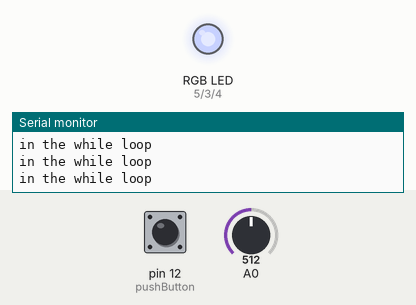
Simulated run of this sketch. Board: Arduino Uno, built with avr-gcc and run on an emulated ATmega328P. Parts: an RGB LED mixed from three pins (HIGH = lit), the last lines printed to the serial monitor. Inputs (shaded band) come from the test bench; at power-on: A0 = 512, pin 12 (pushButton) LOW. Dim RGB values are drawn brighter than linear; random numbers use the default seed unless the sketch sets one.

Above: at 1.3 s.
1.4 s: A0 set to 0
At 2.9 s:
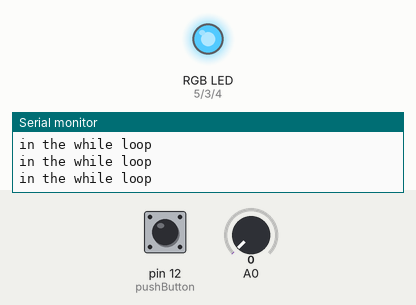
4.5 s: A0 set to 20
6.0 s: pin 12 (pushButton) pulled HIGH for 3.2 s
At 10.1 s:
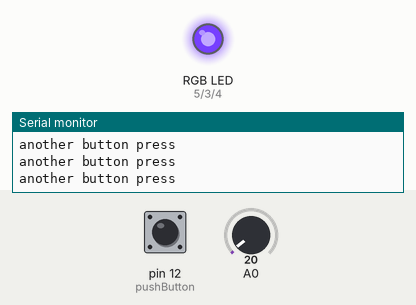
10.7 s: pin 12 (pushButton) pulled HIGH for 0.6 s
At 12.4 s:
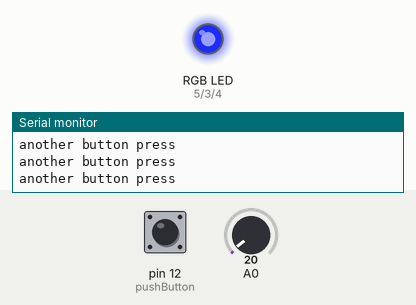
12.8 s: pin 12 (pushButton) pulled HIGH for 1 s
At 14.2 s:
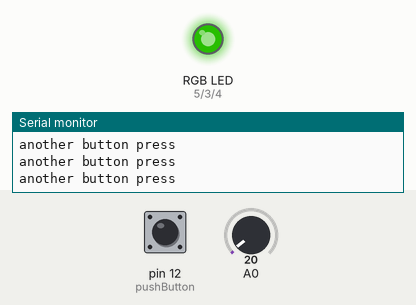
15.3 s: pin 12 (pushButton) pulled HIGH for 0.6 s
At 16.1 s:
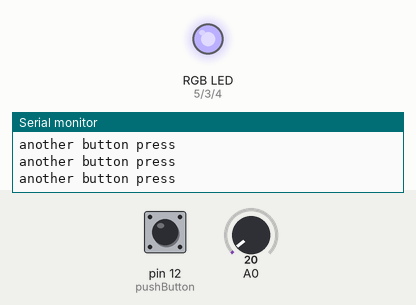
Timing chart, 0 to 18.3 s (numbered marks = the images above; inputs shaded):
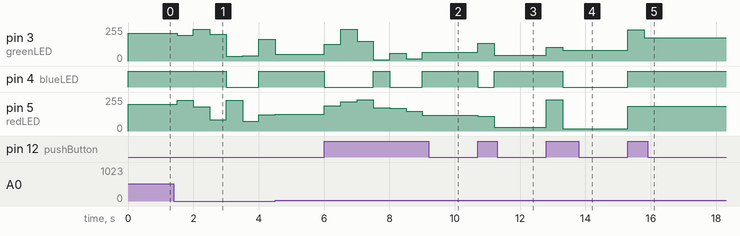

Measured:
- after the input at 1.4 s, pin 3 (greenLED): 209/255 → 193/255 after 0.10 s, → 240/255 0.50 s later, → 202/255 0.50 s later, → 34/255 0.50 s later, … (6 changes in this stretch); pin 4 (blueLED): HIGH → LOW after 1.6 s, → HIGH 1.0 s later
- after the input at 6.0 s, pin 3 (greenLED): 50/255 → 127/255 at once, → 240/255 0.50 s later, → 149/255 0.50 s later, → 8/255 0.50 s later, … (7 changes in this stretch); pin 4 (blueLED): HIGH → LOW at once, → HIGH 1.5 s later, → LOW 0.50 s later, → HIGH 1.0 s later; pin 5 (redLED): rises from 126/255 to 236/255 in 1.0 s, then falls to 118/255 in 2.0 s
- after the input at 10.7 s, pin 3 (greenLED): 64/255 → 133/255 at once, → 44/255 0.50 s later; pin 4 (blueLED): HIGH → LOW at once, → HIGH 0.50 s later; pin 5 (redLED): 118/255 → 110/255 at once, → 29/255 0.50 s later
- after the input at 12.8 s, pin 3 (greenLED): 44/255 → 104/255 at once, → 80/255 0.50 s later; pin 4 (blueLED): HIGH → LOW after 0.50 s; pin 5 (redLED): 29/255 → 235/255 at once, → 17/255 0.50 s later
- after the input at 15.3 s, pin 3 (greenLED): 80/255 → 236/255 at once, → 176/255 0.50 s later; pin 4 (blueLED): LOW → HIGH at once; pin 5 (redLED): 17/255 → 185/255 at once, → 187/255 0.50 s later

The sketch:

demo3.ino
```cpp
//these teensy pins are PWM capable pins
int greenLED = 3;//3.0V, ~33ohm or bigger - LEDs turn ON with very little current so the 220 ohm that came with the tri-color LED are fine
int blueLED = 4;//2.3V, ~111ohm
int redLED = 5;//1.6V, ~189ohm

int pushButton = 12;
int myDelay = 800;
int counter;

long dutyCycleRandNumber;

void setup() {
  // put your setup code here, to run once:
  Serial.begin(9600);
  pinMode(greenLED, OUTPUT);
  pinMode(blueLED, OUTPUT);
  pinMode(redLED, OUTPUT);
  pinMode(pushButton, INPUT);
  pinMode(0, INPUT);//use this open circuited pin for a seed to the random number generator

  //attachInterrupt(pushButton, changeLights, CHANGE);//for task 6, demo #4
}

void loop() {
  counter = 0;
  while(counter < 1)
  {
    Serial.println("in the while loop");

    randomSeed(analogRead(0));

    dutyCycleRandNumber = random(255);
    analogWrite(greenLED, dutyCycleRandNumber);
    dutyCycleRandNumber = random(255);
    analogWrite(redLED, dutyCycleRandNumber);
    dutyCycleRandNumber = random(255);
    analogWrite(blueLED, dutyCycleRandNumber);
    delay(500);

    if(digitalRead(pushButton) == HIGH)//first press of pushbutton
    {
      Serial.println("First button press");
      counter++;

      digitalWrite(greenLED, LOW);
      digitalWrite(redLED, LOW);
      digitalWrite(blueLED, LOW);
     // delay(1000);
    }
  }//end while loop

  while(counter > 0 && counter < 10)
  {
    //Serial.println("In the next while loop");
    if(digitalRead(pushButton)== HIGH)//out of the loop., now all subsequent press of pushbutton
    {
      Serial.println("another button press");
      freezeLight();
    }
 }
}//end main

void freezeLight()
{
  dutyCycleRandNumber = random(255);
  analogWrite(greenLED, dutyCycleRandNumber);
  dutyCycleRandNumber = random(255);
  analogWrite(redLED, dutyCycleRandNumber);
  dutyCycleRandNumber = random(255);
  analogWrite(blueLED, dutyCycleRandNumber);
  delay(500);
}
```
